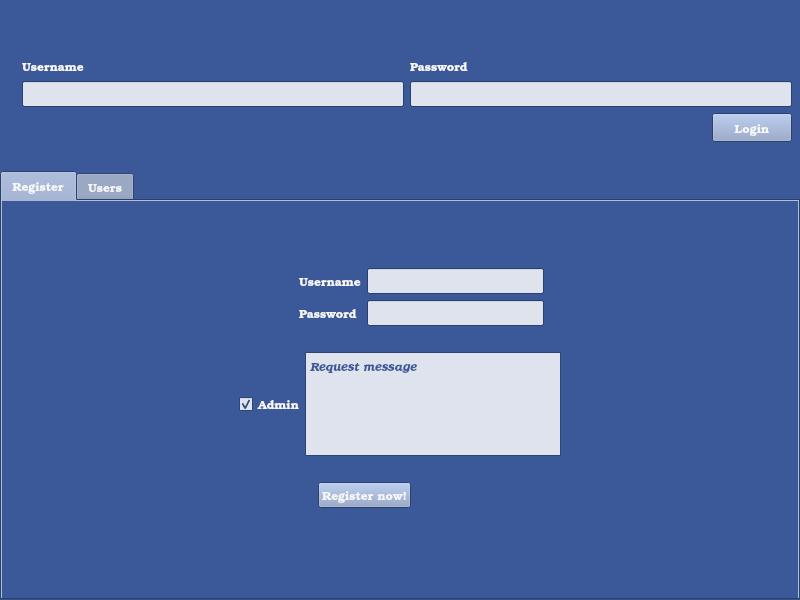
<?xml version="1.0" encoding="UTF-8"?>
<ui version="4.0">
 <class>login</class>
 <widget class="QMainWindow" name="login">
  <property name="geometry">
   <rect>
    <x>0</x>
    <y>0</y>
    <width>800</width>
    <height>600</height>
   </rect>
  </property>
  <property name="minimumSize">
   <size>
    <width>800</width>
    <height>600</height>
   </size>
  </property>
  <property name="palette">
   <palette>
    <active>
     <colorrole role="WindowText">
      <brush brushstyle="SolidPattern">
       <color alpha="255">
        <red>247</red>
        <green>247</green>
        <blue>247</blue>
       </color>
      </brush>
     </colorrole>
     <colorrole role="Button">
      <brush brushstyle="SolidPattern">
       <color alpha="255">
        <red>139</red>
        <green>157</green>
        <blue>195</blue>
       </color>
      </brush>
     </colorrole>
     <colorrole role="Light">
      <brush brushstyle="SolidPattern">
       <color alpha="255">
        <red>88</red>
        <green>134</green>
        <blue>228</blue>
       </color>
      </brush>
     </colorrole>
     <colorrole role="Midlight">
      <brush brushstyle="SolidPattern">
       <color alpha="255">
        <red>73</red>
        <green>111</green>
        <blue>190</blue>
       </color>
      </brush>
     </colorrole>
     <colorrole role="Dark">
      <brush brushstyle="SolidPattern">
       <color alpha="255">
        <red>29</red>
        <green>44</green>
        <blue>76</blue>
       </color>
      </brush>
     </colorrole>
     <colorrole role="Mid">
      <brush brushstyle="SolidPattern">
       <color alpha="255">
        <red>39</red>
        <green>59</green>
        <blue>101</blue>
       </color>
      </brush>
     </colorrole>
     <colorrole role="Text">
      <brush brushstyle="SolidPattern">
       <color alpha="255">
        <red>59</red>
        <green>89</green>
        <blue>152</blue>
       </color>
      </brush>
     </colorrole>
     <colorrole role="BrightText">
      <brush brushstyle="SolidPattern">
       <color alpha="255">
        <red>255</red>
        <green>255</green>
        <blue>255</blue>
       </color>
      </brush>
     </colorrole>
     <colorrole role="ButtonText">
      <brush brushstyle="SolidPattern">
       <color alpha="255">
        <red>247</red>
        <green>247</green>
        <blue>247</blue>
       </color>
      </brush>
     </colorrole>
     <colorrole role="Base">
      <brush brushstyle="SolidPattern">
       <color alpha="255">
        <red>223</red>
        <green>227</green>
        <blue>238</blue>
       </color>
      </brush>
     </colorrole>
     <colorrole role="Window">
      <brush brushstyle="SolidPattern">
       <color alpha="255">
        <red>59</red>
        <green>89</green>
        <blue>152</blue>
       </color>
      </brush>
     </colorrole>
     <colorrole role="Shadow">
      <brush brushstyle="SolidPattern">
       <color alpha="255">
        <red>0</red>
        <green>0</green>
        <blue>0</blue>
       </color>
      </brush>
     </colorrole>
     <colorrole role="AlternateBase">
      <brush brushstyle="SolidPattern">
       <color alpha="255">
        <red>157</red>
        <green>172</green>
        <blue>203</blue>
       </color>
      </brush>
     </colorrole>
     <colorrole role="ToolTipBase">
      <brush brushstyle="SolidPattern">
       <color alpha="255">
        <red>255</red>
        <green>255</green>
        <blue>220</blue>
       </color>
      </brush>
     </colorrole>
     <colorrole role="ToolTipText">
      <brush brushstyle="SolidPattern">
       <color alpha="255">
        <red>0</red>
        <green>0</green>
        <blue>0</blue>
       </color>
      </brush>
     </colorrole>
    </active>
    <inactive>
     <colorrole role="WindowText">
      <brush brushstyle="SolidPattern">
       <color alpha="255">
        <red>247</red>
        <green>247</green>
        <blue>247</blue>
       </color>
      </brush>
     </colorrole>
     <colorrole role="Button">
      <brush brushstyle="SolidPattern">
       <color alpha="255">
        <red>139</red>
        <green>157</green>
        <blue>195</blue>
       </color>
      </brush>
     </colorrole>
     <colorrole role="Light">
      <brush brushstyle="SolidPattern">
       <color alpha="255">
        <red>88</red>
        <green>134</green>
        <blue>228</blue>
       </color>
      </brush>
     </colorrole>
     <colorrole role="Midlight">
      <brush brushstyle="SolidPattern">
       <color alpha="255">
        <red>73</red>
        <green>111</green>
        <blue>190</blue>
       </color>
      </brush>
     </colorrole>
     <colorrole role="Dark">
      <brush brushstyle="SolidPattern">
       <color alpha="255">
        <red>29</red>
        <green>44</green>
        <blue>76</blue>
       </color>
      </brush>
     </colorrole>
     <colorrole role="Mid">
      <brush brushstyle="SolidPattern">
       <color alpha="255">
        <red>39</red>
        <green>59</green>
        <blue>101</blue>
       </color>
      </brush>
     </colorrole>
     <colorrole role="Text">
      <brush brushstyle="SolidPattern">
       <color alpha="255">
        <red>59</red>
        <green>89</green>
        <blue>152</blue>
       </color>
      </brush>
     </colorrole>
     <colorrole role="BrightText">
      <brush brushstyle="SolidPattern">
       <color alpha="255">
        <red>255</red>
        <green>255</green>
        <blue>255</blue>
       </color>
      </brush>
     </colorrole>
     <colorrole role="ButtonText">
      <brush brushstyle="SolidPattern">
       <color alpha="255">
        <red>247</red>
        <green>247</green>
        <blue>247</blue>
       </color>
      </brush>
     </colorrole>
     <colorrole role="Base">
      <brush brushstyle="SolidPattern">
       <color alpha="255">
        <red>223</red>
        <green>227</green>
        <blue>238</blue>
       </color>
      </brush>
     </colorrole>
     <colorrole role="Window">
      <brush brushstyle="SolidPattern">
       <color alpha="255">
        <red>59</red>
        <green>89</green>
        <blue>152</blue>
       </color>
      </brush>
     </colorrole>
     <colorrole role="Shadow">
      <brush brushstyle="SolidPattern">
       <color alpha="255">
        <red>0</red>
        <green>0</green>
        <blue>0</blue>
       </color>
      </brush>
     </colorrole>
     <colorrole role="AlternateBase">
      <brush brushstyle="SolidPattern">
       <color alpha="255">
        <red>157</red>
        <green>172</green>
        <blue>203</blue>
       </color>
      </brush>
     </colorrole>
     <colorrole role="ToolTipBase">
      <brush brushstyle="SolidPattern">
       <color alpha="255">
        <red>255</red>
        <green>255</green>
        <blue>220</blue>
       </color>
      </brush>
     </colorrole>
     <colorrole role="ToolTipText">
      <brush brushstyle="SolidPattern">
       <color alpha="255">
        <red>0</red>
        <green>0</green>
        <blue>0</blue>
       </color>
      </brush>
     </colorrole>
    </inactive>
    <disabled>
     <colorrole role="WindowText">
      <brush brushstyle="SolidPattern">
       <color alpha="255">
        <red>29</red>
        <green>44</green>
        <blue>76</blue>
       </color>
      </brush>
     </colorrole>
     <colorrole role="Button">
      <brush brushstyle="SolidPattern">
       <color alpha="255">
        <red>139</red>
        <green>157</green>
        <blue>195</blue>
       </color>
      </brush>
     </colorrole>
     <colorrole role="Light">
      <brush brushstyle="SolidPattern">
       <color alpha="255">
        <red>88</red>
        <green>134</green>
        <blue>228</blue>
       </color>
      </brush>
     </colorrole>
     <colorrole role="Midlight">
      <brush brushstyle="SolidPattern">
       <color alpha="255">
        <red>73</red>
        <green>111</green>
        <blue>190</blue>
       </color>
      </brush>
     </colorrole>
     <colorrole role="Dark">
      <brush brushstyle="SolidPattern">
       <color alpha="255">
        <red>29</red>
        <green>44</green>
        <blue>76</blue>
       </color>
      </brush>
     </colorrole>
     <colorrole role="Mid">
      <brush brushstyle="SolidPattern">
       <color alpha="255">
        <red>39</red>
        <green>59</green>
        <blue>101</blue>
       </color>
      </brush>
     </colorrole>
     <colorrole role="Text">
      <brush brushstyle="SolidPattern">
       <color alpha="255">
        <red>29</red>
        <green>44</green>
        <blue>76</blue>
       </color>
      </brush>
     </colorrole>
     <colorrole role="BrightText">
      <brush brushstyle="SolidPattern">
       <color alpha="255">
        <red>255</red>
        <green>255</green>
        <blue>255</blue>
       </color>
      </brush>
     </colorrole>
     <colorrole role="ButtonText">
      <brush brushstyle="SolidPattern">
       <color alpha="255">
        <red>29</red>
        <green>44</green>
        <blue>76</blue>
       </color>
      </brush>
     </colorrole>
     <colorrole role="Base">
      <brush brushstyle="SolidPattern">
       <color alpha="255">
        <red>59</red>
        <green>89</green>
        <blue>152</blue>
       </color>
      </brush>
     </colorrole>
     <colorrole role="Window">
      <brush brushstyle="SolidPattern">
       <color alpha="255">
        <red>59</red>
        <green>89</green>
        <blue>152</blue>
       </color>
      </brush>
     </colorrole>
     <colorrole role="Shadow">
      <brush brushstyle="SolidPattern">
       <color alpha="255">
        <red>0</red>
        <green>0</green>
        <blue>0</blue>
       </color>
      </brush>
     </colorrole>
     <colorrole role="AlternateBase">
      <brush brushstyle="SolidPattern">
       <color alpha="255">
        <red>59</red>
        <green>89</green>
        <blue>152</blue>
       </color>
      </brush>
     </colorrole>
     <colorrole role="ToolTipBase">
      <brush brushstyle="SolidPattern">
       <color alpha="255">
        <red>255</red>
        <green>255</green>
        <blue>220</blue>
       </color>
      </brush>
     </colorrole>
     <colorrole role="ToolTipText">
      <brush brushstyle="SolidPattern">
       <color alpha="255">
        <red>0</red>
        <green>0</green>
        <blue>0</blue>
       </color>
      </brush>
     </colorrole>
    </disabled>
   </palette>
  </property>
  <property name="font">
   <font>
    <family>TeX Gyre Bonum</family>
    <weight>75</weight>
    <bold>true</bold>
   </font>
  </property>
  <property name="windowTitle">
   <string>VirtualSocLogin</string>
  </property>
  <property name="windowIcon">
   <iconset resource="resource.qrc">
    <normaloff>:/icon.png</normaloff>:/icon.png</iconset>
  </property>
  <widget class="QWidget" name="centralwidget">
   <property name="enabled">
    <bool>true</bool>
   </property>
   <property name="layoutDirection">
    <enum>Qt::LeftToRight</enum>
   </property>
   <layout class="QVBoxLayout" name="verticalLayout_6">
    <property name="spacing">
     <number>0</number>
    </property>
    <property name="leftMargin">
     <number>0</number>
    </property>
    <property name="topMargin">
     <number>0</number>
    </property>
    <property name="rightMargin">
     <number>0</number>
    </property>
    <property name="bottomMargin">
     <number>0</number>
    </property>
    <item>
     <widget class="QWidget" name="loginWidget" native="true">
      <property name="enabled">
       <bool>true</bool>
      </property>
      <property name="minimumSize">
       <size>
        <width>801</width>
        <height>171</height>
       </size>
      </property>
      <property name="acceptDrops">
       <bool>false</bool>
      </property>
      <property name="autoFillBackground">
       <bool>true</bool>
      </property>
      <layout class="QVBoxLayout" name="verticalLayout_5">
       <item>
        <spacer name="horizontalSpacer">
         <property name="orientation">
          <enum>Qt::Horizontal</enum>
         </property>
         <property name="sizeHint" stdset="0">
          <size>
           <width>780</width>
           <height>28</height>
          </size>
         </property>
        </spacer>
       </item>
       <item>
        <layout class="QHBoxLayout" name="horizontalLayout_3">
         <item>
          <widget class="QLabel" name="Photo">
           <property name="maximumSize">
            <size>
             <width>300</width>
             <height>70</height>
            </size>
           </property>
           <property name="text">
            <string/>
           </property>
           <property name="pixmap">
            <pixmap resource="resource.qrc">:/log.png</pixmap>
           </property>
           <property name="scaledContents">
            <bool>true</bool>
           </property>
          </widget>
         </item>
         <item>
          <layout class="QVBoxLayout" name="verticalLayout_4">
           <item>
            <spacer name="horizontalSpacer_3">
             <property name="orientation">
              <enum>Qt::Horizontal</enum>
             </property>
             <property name="sizeHint" stdset="0">
              <size>
               <width>428</width>
               <height>20</height>
              </size>
             </property>
            </spacer>
           </item>
           <item>
            <layout class="QHBoxLayout" name="horizontalLayout">
             <item>
              <layout class="QVBoxLayout" name="Username">
               <item>
                <widget class="QLabel" name="UsernameLabel">
                 <property name="text">
                  <string>Username</string>
                 </property>
                </widget>
               </item>
               <item>
                <widget class="QLineEdit" name="UsernameEdit"/>
               </item>
              </layout>
             </item>
             <item>
              <layout class="QVBoxLayout" name="Password">
               <item>
                <widget class="QLabel" name="PasswordLabel">
                 <property name="text">
                  <string>Password</string>
                 </property>
                </widget>
               </item>
               <item>
                <widget class="QLineEdit" name="PasswordEdit">
                 <property name="echoMode">
                  <enum>QLineEdit::Password</enum>
                 </property>
                </widget>
               </item>
              </layout>
             </item>
            </layout>
           </item>
          </layout>
         </item>
        </layout>
       </item>
       <item>
        <layout class="QHBoxLayout" name="horizontalLayout_4">
         <item>
          <spacer name="horizontalSpacer_2">
           <property name="orientation">
            <enum>Qt::Horizontal</enum>
           </property>
           <property name="sizeHint" stdset="0">
            <size>
             <width>618</width>
             <height>20</height>
            </size>
           </property>
          </spacer>
         </item>
         <item>
          <widget class="QPushButton" name="LoginButton">
           <property name="sizePolicy">
            <sizepolicy hsizetype="Minimum" vsizetype="Fixed">
             <horstretch>0</horstretch>
             <verstretch>0</verstretch>
            </sizepolicy>
           </property>
           <property name="maximumSize">
            <size>
             <width>200</width>
             <height>100</height>
            </size>
           </property>
           <property name="palette">
            <palette>
             <active>
              <colorrole role="Text">
               <brush brushstyle="SolidPattern">
                <color alpha="255">
                 <red>0</red>
                 <green>0</green>
                 <blue>0</blue>
                </color>
               </brush>
              </colorrole>
              <colorrole role="ButtonText">
               <brush brushstyle="SolidPattern">
                <color alpha="255">
                 <red>247</red>
                 <green>247</green>
                 <blue>247</blue>
                </color>
               </brush>
              </colorrole>
             </active>
             <inactive>
              <colorrole role="Text">
               <brush brushstyle="SolidPattern">
                <color alpha="255">
                 <red>0</red>
                 <green>0</green>
                 <blue>0</blue>
                </color>
               </brush>
              </colorrole>
              <colorrole role="ButtonText">
               <brush brushstyle="SolidPattern">
                <color alpha="255">
                 <red>247</red>
                 <green>247</green>
                 <blue>247</blue>
                </color>
               </brush>
              </colorrole>
             </inactive>
             <disabled>
              <colorrole role="Text">
               <brush brushstyle="SolidPattern">
                <color alpha="255">
                 <red>13</red>
                 <green>39</green>
                 <blue>127</blue>
                </color>
               </brush>
              </colorrole>
              <colorrole role="ButtonText">
               <brush brushstyle="SolidPattern">
                <color alpha="255">
                 <red>13</red>
                 <green>39</green>
                 <blue>127</blue>
                </color>
               </brush>
              </colorrole>
             </disabled>
            </palette>
           </property>
           <property name="font">
            <font>
             <family>Courier 10 Pitch</family>
             <weight>75</weight>
             <bold>true</bold>
            </font>
           </property>
           <property name="text">
            <string>Login</string>
           </property>
           <property name="flat">
            <bool>false</bool>
           </property>
          </widget>
         </item>
        </layout>
       </item>
       <item>
        <spacer name="horizontalSpacer_9">
         <property name="orientation">
          <enum>Qt::Horizontal</enum>
         </property>
         <property name="sizeHint" stdset="0">
          <size>
           <width>780</width>
           <height>20</height>
          </size>
         </property>
        </spacer>
       </item>
      </layout>
     </widget>
    </item>
    <item>
     <widget class="QTabWidget" name="userRegisterTab">
      <property name="autoFillBackground">
       <bool>true</bool>
      </property>
      <property name="currentIndex">
       <number>0</number>
      </property>
      <widget class="QWidget" name="RegisterTab">
       <property name="font">
        <font>
         <family>Courier 10 Pitch</family>
        </font>
       </property>
       <property name="autoFillBackground">
        <bool>true</bool>
       </property>
       <attribute name="title">
        <string>Register</string>
       </attribute>
       <layout class="QVBoxLayout" name="verticalLayout_3">
        <item>
         <spacer name="horizontalSpacer_5">
          <property name="orientation">
           <enum>Qt::Horizontal</enum>
          </property>
          <property name="sizeHint" stdset="0">
           <size>
            <width>775</width>
            <height>58</height>
           </size>
          </property>
         </spacer>
        </item>
        <item>
         <layout class="QHBoxLayout" name="horizontalLayout_5">
          <item>
           <spacer name="horizontalSpacer_6">
            <property name="orientation">
             <enum>Qt::Horizontal</enum>
            </property>
            <property name="sizeHint" stdset="0">
             <size>
              <width>288</width>
              <height>20</height>
             </size>
            </property>
           </spacer>
          </item>
          <item>
           <layout class="QHBoxLayout" name="horizontalLayout_2">
            <item>
             <layout class="QVBoxLayout" name="verticalLayout_2">
              <item>
               <widget class="QLabel" name="UsernameLabel_2">
                <property name="text">
                 <string>Username</string>
                </property>
               </widget>
              </item>
              <item>
               <widget class="QLabel" name="PasswordLabel_2">
                <property name="text">
                 <string>Password</string>
                </property>
               </widget>
              </item>
             </layout>
            </item>
            <item>
             <layout class="QVBoxLayout" name="verticalLayout">
              <item>
               <widget class="QLineEdit" name="UsernameEdit_2"/>
              </item>
              <item>
               <widget class="QLineEdit" name="PasswordEdit_2"/>
              </item>
             </layout>
            </item>
           </layout>
          </item>
          <item>
           <spacer name="horizontalSpacer_7">
            <property name="orientation">
             <enum>Qt::Horizontal</enum>
            </property>
            <property name="sizeHint" stdset="0">
             <size>
              <width>218</width>
              <height>20</height>
             </size>
            </property>
           </spacer>
          </item>
         </layout>
        </item>
        <item>
         <spacer name="horizontalSpacer_14">
          <property name="orientation">
           <enum>Qt::Horizontal</enum>
          </property>
          <property name="sizeHint" stdset="0">
           <size>
            <width>775</width>
            <height>20</height>
           </size>
          </property>
         </spacer>
        </item>
        <item>
         <layout class="QHBoxLayout" name="horizontalLayout_6">
          <property name="spacing">
           <number>0</number>
          </property>
          <item>
           <spacer name="horizontalSpacer_8">
            <property name="orientation">
             <enum>Qt::Horizontal</enum>
            </property>
            <property name="sizeHint" stdset="0">
             <size>
              <width>188</width>
              <height>20</height>
             </size>
            </property>
           </spacer>
          </item>
          <item>
           <widget class="QCheckBox" name="AdminBox">
            <property name="text">
             <string>Admin</string>
            </property>
            <property name="checked">
             <bool>true</bool>
            </property>
           </widget>
          </item>
          <item>
           <widget class="QTextBrowser" name="AdminText">
            <property name="readOnly">
             <bool>false</bool>
            </property>
            <property name="html">
             <string>&lt;!DOCTYPE HTML PUBLIC &quot;-//W3C//DTD HTML 4.0//EN&quot; &quot;http://www.w3.org/TR/REC-html40/strict.dtd&quot;&gt;
&lt;html&gt;&lt;head&gt;&lt;meta name=&quot;qrichtext&quot; content=&quot;1&quot; /&gt;&lt;style type=&quot;text/css&quot;&gt;
p, li { white-space: pre-wrap; }
&lt;/style&gt;&lt;/head&gt;&lt;body style=&quot; font-family:'Courier 10 Pitch'; font-size:9pt; font-weight:600; font-style:normal;&quot;&gt;
&lt;p style=&quot; margin-top:0px; margin-bottom:0px; margin-left:0px; margin-right:0px; -qt-block-indent:0; text-indent:0px;&quot;&gt;&lt;span style=&quot; font-style:italic;&quot;&gt;Request message&lt;/span&gt;&lt;/p&gt;&lt;/body&gt;&lt;/html&gt;</string>
            </property>
           </widget>
          </item>
          <item>
           <spacer name="horizontalSpacer_10">
            <property name="orientation">
             <enum>Qt::Horizontal</enum>
            </property>
            <property name="sizeHint" stdset="0">
             <size>
              <width>218</width>
              <height>20</height>
             </size>
            </property>
           </spacer>
          </item>
         </layout>
        </item>
        <item>
         <spacer name="horizontalSpacer_15">
          <property name="orientation">
           <enum>Qt::Horizontal</enum>
          </property>
          <property name="sizeHint" stdset="0">
           <size>
            <width>775</width>
            <height>20</height>
           </size>
          </property>
         </spacer>
        </item>
        <item>
         <layout class="QHBoxLayout" name="horizontalLayout_7">
          <item>
           <spacer name="horizontalSpacer_11">
            <property name="orientation">
             <enum>Qt::Horizontal</enum>
            </property>
            <property name="sizeHint" stdset="0">
             <size>
              <width>308</width>
              <height>20</height>
             </size>
            </property>
           </spacer>
          </item>
          <item>
           <widget class="QPushButton" name="RegisterButton">
            <property name="palette">
             <palette>
              <active>
               <colorrole role="Button">
                <brush brushstyle="SolidPattern">
                 <color alpha="255">
                  <red>139</red>
                  <green>157</green>
                  <blue>195</blue>
                 </color>
                </brush>
               </colorrole>
               <colorrole role="ButtonText">
                <brush brushstyle="SolidPattern">
                 <color alpha="255">
                  <red>247</red>
                  <green>247</green>
                  <blue>247</blue>
                 </color>
                </brush>
               </colorrole>
              </active>
              <inactive>
               <colorrole role="Button">
                <brush brushstyle="SolidPattern">
                 <color alpha="255">
                  <red>139</red>
                  <green>157</green>
                  <blue>195</blue>
                 </color>
                </brush>
               </colorrole>
               <colorrole role="ButtonText">
                <brush brushstyle="SolidPattern">
                 <color alpha="255">
                  <red>247</red>
                  <green>247</green>
                  <blue>247</blue>
                 </color>
                </brush>
               </colorrole>
              </inactive>
              <disabled>
               <colorrole role="Button">
                <brush brushstyle="SolidPattern">
                 <color alpha="255">
                  <red>139</red>
                  <green>157</green>
                  <blue>195</blue>
                 </color>
                </brush>
               </colorrole>
               <colorrole role="ButtonText">
                <brush brushstyle="SolidPattern">
                 <color alpha="255">
                  <red>29</red>
                  <green>44</green>
                  <blue>76</blue>
                 </color>
                </brush>
               </colorrole>
              </disabled>
             </palette>
            </property>
            <property name="font">
             <font>
              <weight>75</weight>
              <bold>true</bold>
             </font>
            </property>
            <property name="text">
             <string>Register now!</string>
            </property>
           </widget>
          </item>
          <item>
           <spacer name="horizontalSpacer_12">
            <property name="orientation">
             <enum>Qt::Horizontal</enum>
            </property>
            <property name="sizeHint" stdset="0">
             <size>
              <width>378</width>
              <height>20</height>
             </size>
            </property>
           </spacer>
          </item>
         </layout>
        </item>
        <item>
         <spacer name="horizontalSpacer_13">
          <property name="orientation">
           <enum>Qt::Horizontal</enum>
          </property>
          <property name="sizeHint" stdset="0">
           <size>
            <width>775</width>
            <height>81</height>
           </size>
          </property>
         </spacer>
        </item>
       </layout>
      </widget>
      <widget class="QWidget" name="UsersTab">
       <property name="autoFillBackground">
        <bool>true</bool>
       </property>
       <attribute name="title">
        <string>Users</string>
       </attribute>
       <layout class="QVBoxLayout" name="verticalLayout_8">
        <item>
         <layout class="QHBoxLayout" name="horizontalLayout_8">
          <item>
           <widget class="QListWidget" name="UsersList">
            <property name="modelColumn">
             <number>0</number>
            </property>
           </widget>
          </item>
          <item>
           <layout class="QVBoxLayout" name="verticalLayout_7">
            <item>
             <widget class="QLabel" name="label">
              <property name="font">
               <font>
                <family>Purisa</family>
                <pointsize>14</pointsize>
               </font>
              </property>
              <property name="text">
               <string>&lt;html&gt;&lt;head/&gt;&lt;body&gt;&lt;p align=&quot;center&quot;&gt;&lt;span style=&quot; font-size:14pt;&quot;&gt;Posts&lt;/span&gt;&lt;/p&gt;&lt;/body&gt;&lt;/html&gt;</string>
              </property>
             </widget>
            </item>
            <item>
             <widget class="QListWidget" name="PostsList">
              <property name="frameShadow">
               <enum>QFrame::Sunken</enum>
              </property>
              <property name="verticalScrollBarPolicy">
               <enum>Qt::ScrollBarAsNeeded</enum>
              </property>
              <property name="horizontalScrollBarPolicy">
               <enum>Qt::ScrollBarAlwaysOff</enum>
              </property>
              <property name="sizeAdjustPolicy">
               <enum>QAbstractScrollArea::AdjustToContentsOnFirstShow</enum>
              </property>
              <property name="isWrapping" stdset="0">
               <bool>false</bool>
              </property>
              <property name="viewMode">
               <enum>QListView::ListMode</enum>
              </property>
              <property name="modelColumn">
               <number>0</number>
              </property>
              <property name="wordWrap">
               <bool>true</bool>
              </property>
             </widget>
            </item>
           </layout>
          </item>
         </layout>
        </item>
        <item>
         <layout class="QHBoxLayout" name="horizontalLayout_9">
          <property name="leftMargin">
           <number>140</number>
          </property>
          <item>
           <widget class="QPushButton" name="RefreshButton">
            <property name="palette">
             <palette>
              <active>
               <colorrole role="ButtonText">
                <brush brushstyle="SolidPattern">
                 <color alpha="255">
                  <red>247</red>
                  <green>247</green>
                  <blue>247</blue>
                 </color>
                </brush>
               </colorrole>
              </active>
              <inactive>
               <colorrole role="ButtonText">
                <brush brushstyle="SolidPattern">
                 <color alpha="255">
                  <red>247</red>
                  <green>247</green>
                  <blue>247</blue>
                 </color>
                </brush>
               </colorrole>
              </inactive>
              <disabled>
               <colorrole role="ButtonText">
                <brush brushstyle="SolidPattern">
                 <color alpha="255">
                  <red>29</red>
                  <green>44</green>
                  <blue>76</blue>
                 </color>
                </brush>
               </colorrole>
              </disabled>
             </palette>
            </property>
            <property name="text">
             <string>Refresh</string>
            </property>
           </widget>
          </item>
          <item>
           <spacer name="horizontalSpacer_4">
            <property name="orientation">
             <enum>Qt::Horizontal</enum>
            </property>
            <property name="sizeHint" stdset="0">
             <size>
              <width>538</width>
              <height>20</height>
             </size>
            </property>
           </spacer>
          </item>
         </layout>
        </item>
       </layout>
      </widget>
     </widget>
    </item>
   </layout>
  </widget>
 </widget>
 <resources>
  <include location="resource.qrc"/>
 </resources>
 <connections/>
</ui>
